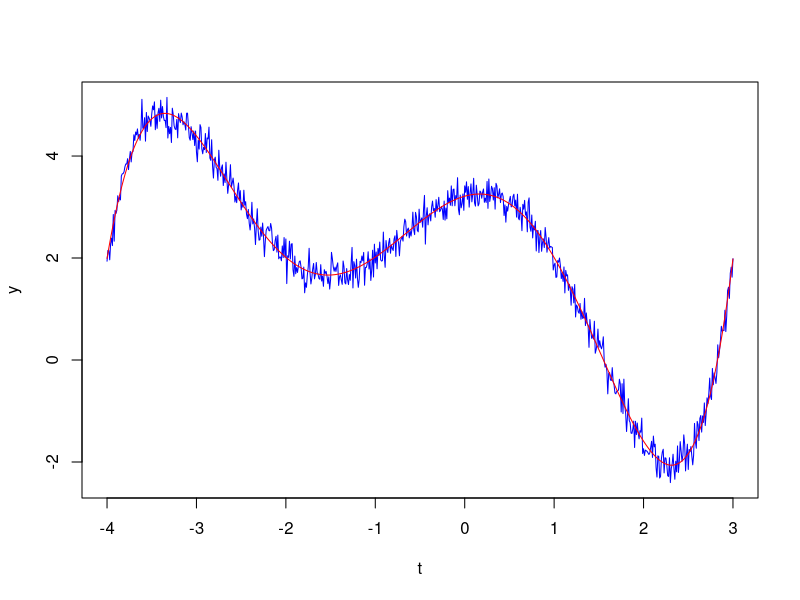
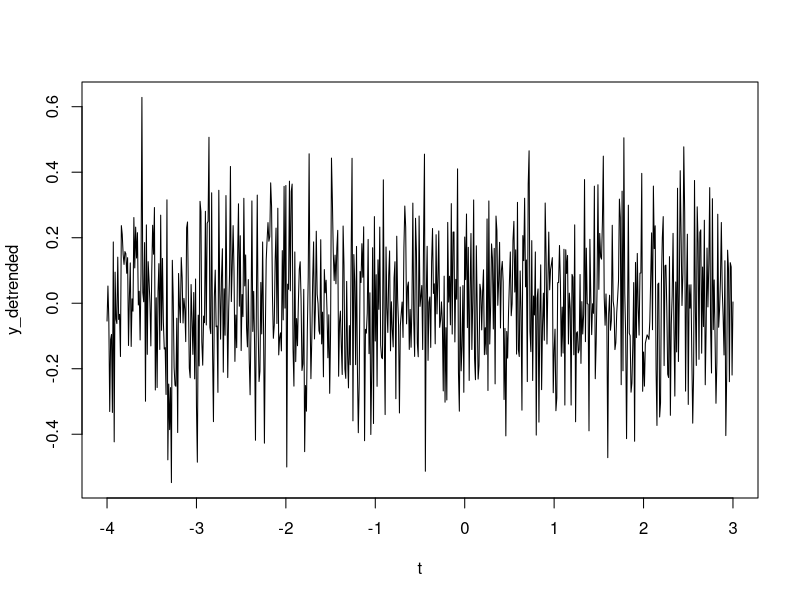

Reproduce these figures in R, in order.
### LINEAR REGRESSION FUNCTION #################################################
### Ro Neumann, 2015 ###########################################################

### INPUT: Time series with first column = time, 2nd  = data
### OUTPUT: trendline --> 1 column matrix, data values
###         y_detrended --> 1 column matrix, data values

data=read.table("Exercise3-3.txt", sep=" ")

t = as.numeric(unlist(data[1]))
y = as.numeric(unlist(data[2]))

lengthX = length(t)

#entries = matrix(1,nrow = length(t), ncol = 1)

A = matrix(1, nrow = lengthX, ncol = 7)

A [,1] = t^6
A[,2] = t^5
A[,3] = t^4
A[,4] = t^3
A[,5] = t^2
A[,6] = t

# Assumign P = I


# N = A'PA
N=t(A)%*%A  

#n=(A'*y)
n = t(A) %*% y

Qxx = solve(N)

#x=Qxx*n

x=Qxx%*%n

# Redundancy
r = length(y)-length(x)

#Residuals
v = (A%*%x)-y

# St.dev. of unknowns from  vtv, s_0, S_XX
vTPv = t(v) %*% v
s_0_2 = vTPv/r
s0 = s_0_2[1] # Due to numerical problem: is assigned as matrix, not scalar
S_XX= s0 * Qxx
sX = sqrt(diag(S_XX))


# Trendline
trendline= x[1]*t^6+x[2]*t^5+x[3]*t^4+x[4]*t^3+x[5]*t^2+x[6]*t+x[7];


# Detrending the data
y_detrended = y-trendline; 


# PLOT Original data and trendline
plot(t,y,type="l",col="blue")
lines(t,trendline, col="red") 

# PLOT detrended data in new window
plot(t,y_detrended,type="l",col="black")

